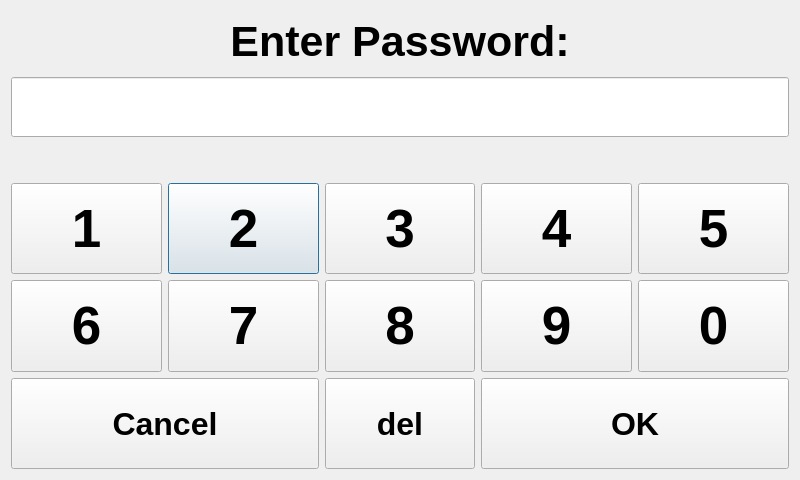
<?xml version="1.0" encoding="UTF-8"?>
<ui version="4.0">
 <class>PasswordDialog</class>
 <widget class="QDialog" name="PasswordDialog">
  <property name="geometry">
   <rect>
    <x>0</x>
    <y>0</y>
    <width>800</width>
    <height>480</height>
   </rect>
  </property>
  <property name="sizePolicy">
   <sizepolicy hsizetype="Fixed" vsizetype="Fixed">
    <horstretch>0</horstretch>
    <verstretch>0</verstretch>
   </sizepolicy>
  </property>
  <property name="minimumSize">
   <size>
    <width>800</width>
    <height>480</height>
   </size>
  </property>
  <property name="maximumSize">
   <size>
    <width>800</width>
    <height>480</height>
   </size>
  </property>
  <property name="windowTitle">
   <string>~~ Enter Password ~~</string>
  </property>
  <property name="styleSheet">
   <string notr="true"/>
  </property>
  <property name="modal">
   <bool>true</bool>
  </property>
  <layout class="QVBoxLayout" name="verticalLayout">
   <item>
    <widget class="QLabel" name="header">
     <property name="minimumSize">
      <size>
       <width>0</width>
       <height>50</height>
      </size>
     </property>
     <property name="maximumSize">
      <size>
       <width>16777215</width>
       <height>60</height>
      </size>
     </property>
     <property name="font">
      <font>
       <pointsize>32</pointsize>
       <weight>75</weight>
       <bold>true</bold>
      </font>
     </property>
     <property name="text">
      <string>Enter Password:</string>
     </property>
     <property name="alignment">
      <set>Qt::AlignCenter</set>
     </property>
     <property name="cssClass" stdset="0">
      <string>neutral bold</string>
     </property>
    </widget>
   </item>
   <item>
    <widget class="ClickableLineEdit" name="password_field">
     <property name="minimumSize">
      <size>
       <width>0</width>
       <height>40</height>
      </size>
     </property>
     <property name="maximumSize">
      <size>
       <width>200000</width>
       <height>60</height>
      </size>
     </property>
     <property name="font">
      <font>
       <pointsize>36</pointsize>
      </font>
     </property>
     <property name="echoMode">
      <enum>QLineEdit::Password</enum>
     </property>
     <property name="alignment">
      <set>Qt::AlignCenter</set>
     </property>
     <property name="cssClass" stdset="0">
      <string>bold</string>
     </property>
    </widget>
   </item>
   <item>
    <spacer name="verticalSpacer">
     <property name="orientation">
      <enum>Qt::Vertical</enum>
     </property>
     <property name="sizeType">
      <enum>QSizePolicy::Maximum</enum>
     </property>
     <property name="sizeHint" stdset="0">
      <size>
       <width>20</width>
       <height>40</height>
      </size>
     </property>
    </spacer>
   </item>
   <item>
    <layout class="QGridLayout" name="gridLayout">
     <item row="0" column="1">
      <widget class="QPushButton" name="PB2">
       <property name="minimumSize">
        <size>
         <width>110</width>
         <height>70</height>
        </size>
       </property>
       <property name="maximumSize">
        <size>
         <width>500</width>
         <height>120</height>
        </size>
       </property>
       <property name="font">
        <font>
         <pointsize>40</pointsize>
         <weight>75</weight>
         <bold>true</bold>
        </font>
       </property>
       <property name="text">
        <string>2</string>
       </property>
      </widget>
     </item>
     <item row="0" column="0">
      <widget class="QPushButton" name="PB1">
       <property name="minimumSize">
        <size>
         <width>110</width>
         <height>70</height>
        </size>
       </property>
       <property name="maximumSize">
        <size>
         <width>500</width>
         <height>120</height>
        </size>
       </property>
       <property name="font">
        <font>
         <pointsize>40</pointsize>
         <weight>75</weight>
         <bold>true</bold>
        </font>
       </property>
       <property name="text">
        <string>1</string>
       </property>
      </widget>
     </item>
     <item row="1" column="4">
      <widget class="QPushButton" name="PB0">
       <property name="minimumSize">
        <size>
         <width>110</width>
         <height>70</height>
        </size>
       </property>
       <property name="maximumSize">
        <size>
         <width>500</width>
         <height>120</height>
        </size>
       </property>
       <property name="font">
        <font>
         <pointsize>40</pointsize>
         <weight>75</weight>
         <bold>true</bold>
        </font>
       </property>
       <property name="text">
        <string>0</string>
       </property>
      </widget>
     </item>
     <item row="1" column="3">
      <widget class="QPushButton" name="PB9">
       <property name="minimumSize">
        <size>
         <width>110</width>
         <height>70</height>
        </size>
       </property>
       <property name="maximumSize">
        <size>
         <width>500</width>
         <height>120</height>
        </size>
       </property>
       <property name="font">
        <font>
         <pointsize>40</pointsize>
         <weight>75</weight>
         <bold>true</bold>
        </font>
       </property>
       <property name="text">
        <string>9</string>
       </property>
      </widget>
     </item>
     <item row="0" column="3">
      <widget class="QPushButton" name="PB4">
       <property name="minimumSize">
        <size>
         <width>110</width>
         <height>70</height>
        </size>
       </property>
       <property name="maximumSize">
        <size>
         <width>500</width>
         <height>120</height>
        </size>
       </property>
       <property name="font">
        <font>
         <pointsize>40</pointsize>
         <weight>75</weight>
         <bold>true</bold>
        </font>
       </property>
       <property name="text">
        <string>4</string>
       </property>
      </widget>
     </item>
     <item row="0" column="2">
      <widget class="QPushButton" name="PB3">
       <property name="minimumSize">
        <size>
         <width>110</width>
         <height>70</height>
        </size>
       </property>
       <property name="maximumSize">
        <size>
         <width>500</width>
         <height>120</height>
        </size>
       </property>
       <property name="font">
        <font>
         <pointsize>40</pointsize>
         <weight>75</weight>
         <bold>true</bold>
        </font>
       </property>
       <property name="text">
        <string>3</string>
       </property>
      </widget>
     </item>
     <item row="1" column="2">
      <widget class="QPushButton" name="PB8">
       <property name="minimumSize">
        <size>
         <width>110</width>
         <height>70</height>
        </size>
       </property>
       <property name="maximumSize">
        <size>
         <width>500</width>
         <height>120</height>
        </size>
       </property>
       <property name="font">
        <font>
         <pointsize>40</pointsize>
         <weight>75</weight>
         <bold>true</bold>
        </font>
       </property>
       <property name="text">
        <string>8</string>
       </property>
      </widget>
     </item>
     <item row="1" column="1">
      <widget class="QPushButton" name="PB7">
       <property name="minimumSize">
        <size>
         <width>110</width>
         <height>70</height>
        </size>
       </property>
       <property name="maximumSize">
        <size>
         <width>500</width>
         <height>120</height>
        </size>
       </property>
       <property name="font">
        <font>
         <pointsize>40</pointsize>
         <weight>75</weight>
         <bold>true</bold>
        </font>
       </property>
       <property name="text">
        <string>7</string>
       </property>
      </widget>
     </item>
     <item row="1" column="0">
      <widget class="QPushButton" name="PB6">
       <property name="minimumSize">
        <size>
         <width>110</width>
         <height>70</height>
        </size>
       </property>
       <property name="maximumSize">
        <size>
         <width>500</width>
         <height>120</height>
        </size>
       </property>
       <property name="font">
        <font>
         <pointsize>40</pointsize>
         <weight>75</weight>
         <bold>true</bold>
        </font>
       </property>
       <property name="text">
        <string>6</string>
       </property>
      </widget>
     </item>
     <item row="0" column="4">
      <widget class="QPushButton" name="PB5">
       <property name="minimumSize">
        <size>
         <width>110</width>
         <height>70</height>
        </size>
       </property>
       <property name="maximumSize">
        <size>
         <width>500</width>
         <height>120</height>
        </size>
       </property>
       <property name="font">
        <font>
         <pointsize>40</pointsize>
         <weight>75</weight>
         <bold>true</bold>
        </font>
       </property>
       <property name="text">
        <string>5</string>
       </property>
      </widget>
     </item>
     <item row="2" column="3" colspan="2">
      <widget class="QPushButton" name="enter_button">
       <property name="minimumSize">
        <size>
         <width>110</width>
         <height>70</height>
        </size>
       </property>
       <property name="maximumSize">
        <size>
         <width>500</width>
         <height>120</height>
        </size>
       </property>
       <property name="font">
        <font>
         <pointsize>24</pointsize>
         <weight>75</weight>
         <bold>true</bold>
        </font>
       </property>
       <property name="text">
        <string>OK</string>
       </property>
       <property name="cssClass" stdset="0">
        <string>btn-inverted</string>
       </property>
      </widget>
     </item>
     <item row="2" column="2">
      <widget class="QPushButton" name="PBdel">
       <property name="minimumSize">
        <size>
         <width>110</width>
         <height>70</height>
        </size>
       </property>
       <property name="maximumSize">
        <size>
         <width>500</width>
         <height>120</height>
        </size>
       </property>
       <property name="font">
        <font>
         <pointsize>24</pointsize>
         <weight>75</weight>
         <bold>true</bold>
        </font>
       </property>
       <property name="text">
        <string>del</string>
       </property>
      </widget>
     </item>
     <item row="2" column="0" colspan="2">
      <widget class="QPushButton" name="cancel_button">
       <property name="minimumSize">
        <size>
         <width>110</width>
         <height>70</height>
        </size>
       </property>
       <property name="maximumSize">
        <size>
         <width>500</width>
         <height>120</height>
        </size>
       </property>
       <property name="font">
        <font>
         <pointsize>24</pointsize>
         <weight>75</weight>
         <bold>true</bold>
        </font>
       </property>
       <property name="text">
        <string>Cancel</string>
       </property>
       <property name="cssClass" stdset="0">
        <string>btn-inverted</string>
       </property>
      </widget>
     </item>
    </layout>
   </item>
  </layout>
 </widget>
 <customwidgets>
  <customwidget>
   <class>ClickableLineEdit</class>
   <extends>QLineEdit</extends>
   <header>src.ui_elements.clickablelineedit.h</header>
  </customwidget>
 </customwidgets>
 <resources/>
 <connections/>
</ui>
